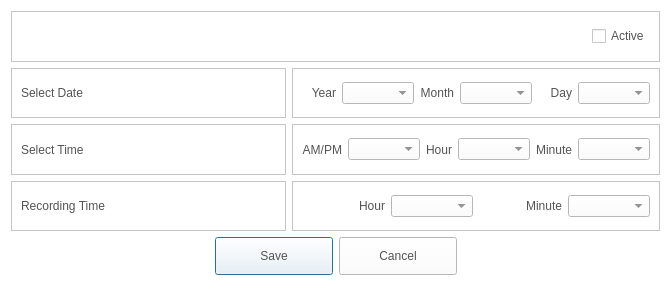
<?xml version="1.0" encoding="UTF-8"?>
<ui version="4.0">
 <class>SetupReservationRecordingDialog</class>
 <widget class="QDialog" name="SetupReservationRecordingDialog">
  <property name="geometry">
   <rect>
    <x>0</x>
    <y>0</y>
    <width>671</width>
    <height>286</height>
   </rect>
  </property>
  <property name="windowTitle">
   <string>Dialog</string>
  </property>
  <property name="styleSheet">
   <string notr="true">QLabel
{
	color: rgb(84, 84, 84);
	font: 14pt &quot;Segoe UI&quot;;
}
QPushButton
{
	color: rgb(84, 84, 84);
	font: 14pt &quot;Segoe UI&quot;;
}
QCheckBox
{
	color: rgb(84, 84, 84);
	font: 14pt &quot;Segoe UI&quot;;
}
QComboBox
{
	color: rgb(84, 84, 84);
	font: 14pt &quot;Segoe UI&quot;;
}
QWidget
{
	background-color: rgb(255, 255, 255);
}</string>
  </property>
  <layout class="QGridLayout" name="gridLayout">
   <item row="0" column="0" colspan="2">
    <widget class="QFrame" name="frame_4">
     <property name="frameShape">
      <enum>QFrame::StyledPanel</enum>
     </property>
     <property name="frameShadow">
      <enum>QFrame::Raised</enum>
     </property>
     <layout class="QHBoxLayout" name="horizontalLayout">
      <item>
       <widget class="QLabel" name="labelTitle">
        <property name="minimumSize">
         <size>
          <width>50</width>
          <height>0</height>
         </size>
        </property>
       </widget>
      </item>
      <item>
       <spacer name="horizontalSpacer">
        <property name="orientation">
         <enum>Qt::Horizontal</enum>
        </property>
        <property name="sizeHint" stdset="0">
         <size>
          <width>491</width>
          <height>20</height>
         </size>
        </property>
       </spacer>
      </item>
      <item>
       <widget class="QCheckBox" name="cbActive">
        <property name="text">
         <string>Active</string>
        </property>
       </widget>
      </item>
     </layout>
    </widget>
   </item>
   <item row="1" column="0">
    <widget class="QFrame" name="frame_5">
     <property name="frameShape">
      <enum>QFrame::StyledPanel</enum>
     </property>
     <property name="frameShadow">
      <enum>QFrame::Raised</enum>
     </property>
     <layout class="QGridLayout" name="gridLayout_4">
      <item row="0" column="0">
       <widget class="QLabel" name="label_10">
        <property name="text">
         <string>Select Date</string>
        </property>
       </widget>
      </item>
     </layout>
    </widget>
   </item>
   <item row="1" column="1">
    <widget class="QFrame" name="frame">
     <property name="frameShape">
      <enum>QFrame::StyledPanel</enum>
     </property>
     <property name="frameShadow">
      <enum>QFrame::Raised</enum>
     </property>
     <layout class="QHBoxLayout" name="horizontalLayout_4">
      <item>
       <widget class="QLabel" name="label_2">
        <property name="text">
         <string>Year</string>
        </property>
        <property name="alignment">
         <set>Qt::AlignRight|Qt::AlignTrailing|Qt::AlignVCenter</set>
        </property>
       </widget>
      </item>
      <item>
       <widget class="QComboBox" name="cbYear"/>
      </item>
      <item>
       <widget class="QLabel" name="label_5">
        <property name="text">
         <string>Month</string>
        </property>
        <property name="alignment">
         <set>Qt::AlignRight|Qt::AlignTrailing|Qt::AlignVCenter</set>
        </property>
       </widget>
      </item>
      <item>
       <widget class="QComboBox" name="cbMonth"/>
      </item>
      <item>
       <widget class="QLabel" name="label_6">
        <property name="text">
         <string>Day</string>
        </property>
        <property name="alignment">
         <set>Qt::AlignRight|Qt::AlignTrailing|Qt::AlignVCenter</set>
        </property>
       </widget>
      </item>
      <item>
       <widget class="QComboBox" name="cbDay"/>
      </item>
     </layout>
    </widget>
   </item>
   <item row="2" column="0">
    <widget class="QFrame" name="frame_6">
     <property name="frameShape">
      <enum>QFrame::StyledPanel</enum>
     </property>
     <property name="frameShadow">
      <enum>QFrame::Raised</enum>
     </property>
     <layout class="QGridLayout" name="gridLayout_3">
      <item row="0" column="0">
       <widget class="QLabel" name="label_11">
        <property name="text">
         <string>Select Time</string>
        </property>
       </widget>
      </item>
     </layout>
    </widget>
   </item>
   <item row="2" column="1">
    <widget class="QFrame" name="frame_2">
     <property name="frameShape">
      <enum>QFrame::StyledPanel</enum>
     </property>
     <property name="frameShadow">
      <enum>QFrame::Raised</enum>
     </property>
     <layout class="QHBoxLayout" name="horizontalLayout_3">
      <item>
       <widget class="QLabel" name="label_3">
        <property name="text">
         <string>AM/PM</string>
        </property>
        <property name="alignment">
         <set>Qt::AlignRight|Qt::AlignTrailing|Qt::AlignVCenter</set>
        </property>
       </widget>
      </item>
      <item>
       <widget class="QComboBox" name="cbAMPM"/>
      </item>
      <item>
       <widget class="QLabel" name="label_7">
        <property name="text">
         <string>Hour</string>
        </property>
        <property name="alignment">
         <set>Qt::AlignRight|Qt::AlignTrailing|Qt::AlignVCenter</set>
        </property>
       </widget>
      </item>
      <item>
       <widget class="QComboBox" name="cbHour"/>
      </item>
      <item>
       <widget class="QLabel" name="label_8">
        <property name="text">
         <string>Minute</string>
        </property>
        <property name="alignment">
         <set>Qt::AlignRight|Qt::AlignTrailing|Qt::AlignVCenter</set>
        </property>
       </widget>
      </item>
      <item>
       <widget class="QComboBox" name="cbMinute"/>
      </item>
     </layout>
    </widget>
   </item>
   <item row="3" column="0">
    <widget class="QFrame" name="frame_7">
     <property name="frameShape">
      <enum>QFrame::StyledPanel</enum>
     </property>
     <property name="frameShadow">
      <enum>QFrame::Raised</enum>
     </property>
     <layout class="QGridLayout" name="gridLayout_2">
      <item row="0" column="0">
       <widget class="QLabel" name="label_12">
        <property name="text">
         <string>Recording Time</string>
        </property>
       </widget>
      </item>
     </layout>
    </widget>
   </item>
   <item row="3" column="1">
    <widget class="QFrame" name="frame_3">
     <property name="frameShape">
      <enum>QFrame::StyledPanel</enum>
     </property>
     <property name="frameShadow">
      <enum>QFrame::Raised</enum>
     </property>
     <layout class="QHBoxLayout" name="horizontalLayout_2">
      <item>
       <widget class="QLabel" name="label_4">
        <property name="text">
         <string>Hour</string>
        </property>
        <property name="alignment">
         <set>Qt::AlignRight|Qt::AlignTrailing|Qt::AlignVCenter</set>
        </property>
       </widget>
      </item>
      <item>
       <widget class="QComboBox" name="cbRecordHour"/>
      </item>
      <item>
       <widget class="QLabel" name="label_9">
        <property name="text">
         <string>Minute</string>
        </property>
        <property name="alignment">
         <set>Qt::AlignRight|Qt::AlignTrailing|Qt::AlignVCenter</set>
        </property>
       </widget>
      </item>
      <item>
       <widget class="QComboBox" name="cbRecordMinute"/>
      </item>
     </layout>
    </widget>
   </item>
   <item row="4" column="0" colspan="2">
    <widget class="QDialogButtonBox" name="buttonBox">
     <property name="styleSheet">
      <string notr="true">QPushButton
{
	border-image: url(&quot;:/resource/audiocd-popup-btn110-ok-n.png&quot;);
	width: 110px;
	height: 30px;
	color: rgb(84, 84, 84)
}

QPushButton:hover
{
 	border-image: url(&quot;:/resource/audiocd-popup-btn110-ok-h.png&quot;);
	width: 110px;
	height: 30px;	
	color: rgb(255, 255, 255)
}</string>
     </property>
     <property name="orientation">
      <enum>Qt::Horizontal</enum>
     </property>
     <property name="standardButtons">
      <set>QDialogButtonBox::Cancel|QDialogButtonBox::Save</set>
     </property>
     <property name="centerButtons">
      <bool>true</bool>
     </property>
    </widget>
   </item>
  </layout>
 </widget>
 <resources/>
 <connections>
  <connection>
   <sender>buttonBox</sender>
   <signal>accepted()</signal>
   <receiver>SetupReservationRecordingDialog</receiver>
   <slot>accept()</slot>
   <hints>
    <hint type="sourcelabel">
     <x>248</x>
     <y>254</y>
    </hint>
    <hint type="destinationlabel">
     <x>157</x>
     <y>274</y>
    </hint>
   </hints>
  </connection>
  <connection>
   <sender>buttonBox</sender>
   <signal>rejected()</signal>
   <receiver>SetupReservationRecordingDialog</receiver>
   <slot>reject()</slot>
   <hints>
    <hint type="sourcelabel">
     <x>316</x>
     <y>260</y>
    </hint>
    <hint type="destinationlabel">
     <x>286</x>
     <y>274</y>
    </hint>
   </hints>
  </connection>
 </connections>
</ui>
